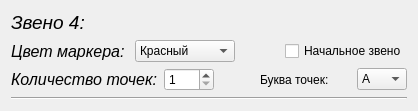
                 <widget class="QWidget" name="linkForm_4" native="true">
                  <layout class="QVBoxLayout" name="verticalLayout_17">
                   <item>
                    <widget class="QLabel" name="label_55">
                     <property name="font">
                      <font>
                       <pointsize>14</pointsize>
                       <italic>true</italic>
                      </font>
                     </property>
                     <property name="text">
                      <string>Звено 4:</string>
                     </property>
                    </widget>
                   </item>
                   <item>
                    <layout class="QHBoxLayout" name="horizontalLayout_32">
                     <property name="spacing">
                      <number>10</number>
                     </property>
                     <item>
                      <widget class="QLabel" name="label_56">
                       <property name="font">
                        <font>
                         <pointsize>12</pointsize>
                         <italic>true</italic>
                        </font>
                       </property>
                       <property name="text">
                        <string>Цвет маркера:</string>
                       </property>
                      </widget>
                     </item>
                     <item>
                      <widget class="QComboBox" name="link_4_color">
                       <property name="minimumSize">
                        <size>
                         <width>100</width>
                         <height>0</height>
                        </size>
                       </property>
                       <item>
                        <property name="text">
                         <string>Красный</string>
                        </property>
                       </item>
                       <item>
                        <property name="text">
                         <string>Желтый</string>
                        </property>
                       </item>
                       <item>
                        <property name="text">
                         <string>Синий</string>
                        </property>
                       </item>
                       <item>
                        <property name="text">
                         <string>Зелёный</string>
                        </property>
                       </item>
                      </widget>
                     </item>
                     <item>
                      <spacer name="horizontalSpacer_29">
                       <property name="orientation">
                        <enum>Qt::Horizontal</enum>
                       </property>
                       <property name="sizeHint" stdset="0">
                        <size>
                         <width>40</width>
                         <height>20</height>
                        </size>
                       </property>
                      </spacer>
                     </item>
                     <item>
                      <widget class="QCheckBox" name="link_4_initial">
                       <property name="text">
                        <string>Начальное звено</string>
                       </property>
                      </widget>
                     </item>
                    </layout>
                   </item>
                   <item>
                    <layout class="QHBoxLayout" name="horizontalLayout_33">
                     <item>
                      <widget class="QLabel" name="label_57">
                       <property name="font">
                        <font>
                         <pointsize>12</pointsize>
                         <italic>true</italic>
                        </font>
                       </property>
                       <property name="text">
                        <string>Количество точек:</string>
                       </property>
                      </widget>
                     </item>
                     <item>
                      <widget class="QSpinBox" name="link_4_points">
                       <property name="maximumSize">
                        <size>
                         <width>50</width>
                         <height>16777215</height>
                        </size>
                       </property>
                       <property name="minimum">
                        <number>1</number>
                       </property>
                       <property name="maximum">
                        <number>3</number>
                       </property>
                      </widget>
                     </item>
                     <item>
                      <spacer name="horizontalSpacer_30">
                       <property name="orientation">
                        <enum>Qt::Horizontal</enum>
                       </property>
                       <property name="sizeType">
                        <enum>QSizePolicy::Minimum</enum>
                       </property>
                       <property name="sizeHint" stdset="0">
                        <size>
                         <width>40</width>
                         <height>20</height>
                        </size>
                       </property>
                      </spacer>
                     </item>
                     <item>
                      <widget class="QLabel" name="label_58">
                       <property name="text">
                        <string>Буква точек:</string>
                       </property>
                      </widget>
                     </item>
                     <item>
                      <widget class="QComboBox" name="link_4_letter">
                       <property name="maximumSize">
                        <size>
                         <width>50</width>
                         <height>16777215</height>
                        </size>
                       </property>
                       <item>
                        <property name="text">
                         <string>A</string>
                        </property>
                       </item>
                       <item>
                        <property name="text">
                         <string>B</string>
                        </property>
                       </item>
                       <item>
                        <property name="text">
                         <string>C</string>
                        </property>
                       </item>
                       <item>
                        <property name="text">
                         <string>D</string>
                        </property>
                       </item>
                       <item>
                        <property name="text">
                         <string>E</string>
                        </property>
                       </item>
                       <item>
                        <property name="text">
                         <string>F</string>
                        </property>
                       </item>
                       <item>
                        <property name="text">
                         <string>G</string>
                        </property>
                       </item>
                      </widget>
                     </item>
                    </layout>
                   </item>
                   <item>
                    <widget class="Line" name="line_4">
                     <property name="orientation">
                      <enum>Qt::Horizontal</enum>
                     </property>
                    </widget>
                   </item>
                  </layout>
                 </widget>
